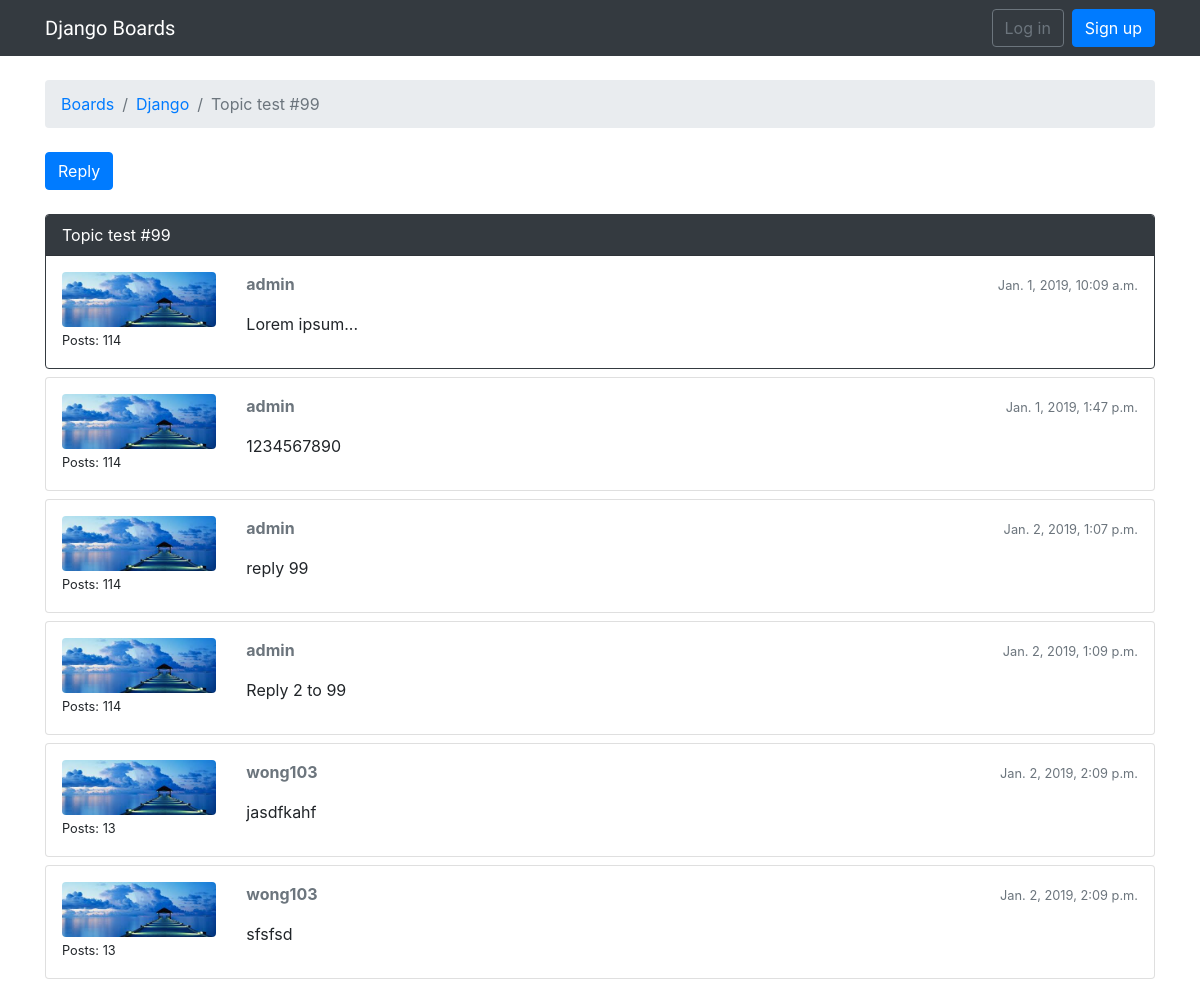
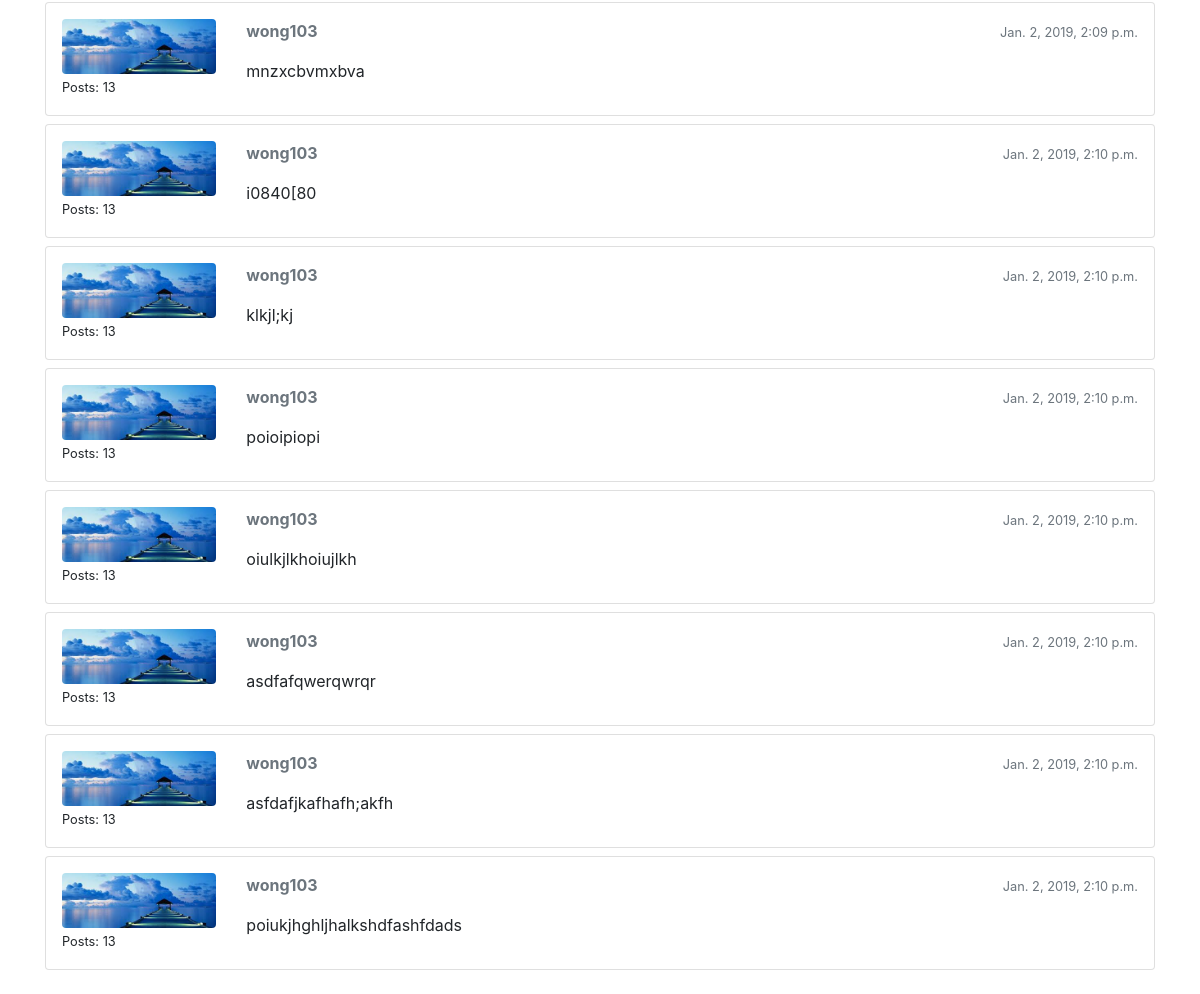
The page /boards/1/topics/108/ on the database its author committed (2 pictures, top to bottom).
### boards/models.py (models this page shows, shortened)
class Topic(models.Model):
    subject = models.CharField(max_length=255)
    last_updated = models.DateTimeField(auto_now_add=True)
    board = models.ForeignKey(Board, related_name='topics',on_delete=models.CASCADE)
    starter = models.ForeignKey(User, related_name='topics',on_delete=models.CASCADE)
    views = models.PositiveIntegerField(default=0)

class Board(models.Model):
    name = models.CharField(max_length=30, unique=True)
    description = models.CharField(max_length=100)

class Post(models.Model):
    message = models.TextField(max_length=4000)
    topic = models.ForeignKey(Topic, related_name='posts',on_delete=models.CASCADE)
    created_at = models.DateTimeField(auto_now_add=True)
    updated_at = models.DateTimeField(null=True)
    created_by = models.ForeignKey(User, related_name='posts',on_delete=models.CASCADE)
    updated_by = models.ForeignKey(User, null=True, related_name='+',on_delete=models.CASCADE)
    def get_message_as_markdown(self):
        return mark_safe(markdown(self.message, safe_mode='escape'))

### boards/views.py (the view)
# urls.py: url(r'^boards/(?P<pk>\d+)/topics/(?P<topic_pk>\d+)/$', views.PostListView.as_view(), name='topic_posts'),
class PostListView(ListView):
    model = Post
    context_object_name = 'posts'
    template_name = 'topic_posts.html'
    paginate_by = 20
    def get_context_data(self, **kwargs):
        session_key = 'viewed_topic_{}'.format(self.topic.pk)  # <-- here
        if not self.request.session.get(session_key, False):
            self.topic.views += 1
            self.topic.save()
            self.request.session[session_key] = True           # <-- until here
        kwargs['topic'] = self.topic
        return super().get_context_data(**kwargs)
    def get_queryset(self):
        self.topic = get_object_or_404(Topic, board__pk=self.kwargs.get('pk'), pk=self.kwargs.get('topic_pk'))
        queryset = self.topic.posts.order_by('created_at')
        return queryset

### templates/topic_posts.html (shortened to what this page needs)
{% extends 'base.html' %}
{% load static%}
{% block breadcrumb %}
  <li class="breadcrumb-item"><a href="{% url 'home' %}">Boards</a></li>
  <li class="breadcrumb-item"><a href="{% url 'board_topics' topic.board.pk %}">{{ topic.board.name }}</a></li>
  <li class="breadcrumb-item active">{{ topic.subject }}</li>
{% endblock %}
{% block content %}
  <div class="mb-4">
    <a href="{% url 'reply_topic' topic.board.pk topic.pk %}" class="btn btn-primary" role="button">Reply</a>
  </div>
  {% for post in posts %}
    <div id="{{ post.pk }}" class="card {% if forloop.last %}mb-4{% else %}mb-2{% endif %} {% if forloop.first %}border-dark{% endif %}">
      {% if forloop.first %}
        <div class="card-header text-white bg-dark py-2 px-3">{{ topic.subject }}</div>
      {% endif %}
      <div class="card-body p-3">
        <div class="row">
          <div class="col-2">
            <img src="{% static 'img/img1.jpg' %}" alt="{{ post.created_by.username }}" class="w-100 rounded">
            <small>Posts: {{ post.created_by.posts.count }}</small>
          </div>
          <div class="col-10">
            <div class="row mb-3">
              <div class="col-6">
                <strong class="text-muted">{{ post.created_by.username }}</strong>
              </div>
              <div class="col-6 text-right">
                <small class="text-muted">{{ post.created_at }}</small>
              </div>
            </div>
            {{ post.get_message_as_markdown }}
          </div>
        </div>
      </div>
    </div>
  {% endfor %}
{% endblock %}

### templates/base.html (shortened to what this page needs)
{% load static %}<!DOCTYPE html>
<html lang="en">
    <head>
        <link rel="stylesheet" href="{% static 'css/bootstrap.min.css' %}">
        <link rel="stylesheet" href="{% static 'css/app.css' %}">
    </head>
    <body>
    {% block body %}
        <nav class="navbar navbar-expand-sm navbar-dark bg-dark">
  <div class="container">
    <a class="navbar-brand" href="{% url 'home' %}">Django Boards</a>
    <div class="collapse navbar-collapse" id="mainMenu">
      {% if user.is_authenticated %}
        <ul class="navbar-nav ml-auto">
          <li class="nav-item dropdown">
            <a class="nav-link dropdown-toggle" href="#" id="userMenu" data-toggle="dropdown" aria-haspopup="true" aria-expanded="false">
              {{ user.username }}
            </a>
            <div class="dropdown-menu dropdown-menu-right" aria-labelledby="userMenu">
              <a class="dropdown-item" href="{% url 'my_account' %}">My account</a>
              <a class="dropdown-item" href="{% url 'password_change' %}">Change password</a>
              <div class="dropdown-divider"></div>
              <a class="dropdown-item" href="{% url 'logout' %}">Log out</a>
            </div>
          </li>
        </ul>
      {% else %}
        <form class="form-inline ml-auto">
          <a href="{% url 'login' %}" class="btn btn-outline-secondary">Log in</a>
          <a href="{% url 'signup' %}" class="btn btn-primary ml-2">Sign up</a>
        </form>
      {% endif %}
    </div>
  </div>
</nav>
        <div class="container">
            <ol class="breadcrumb my-4">
            {% block breadcrumb %}
            {% endblock %}
            </ol>
            {% block content %}
            {% endblock %}
        </div>
    {% endblock body %}
    </body>
</html>

### static/css/app.css (style rules this page uses)
.navbar-brand { font-family: 'Peralta', cursive; }

### rows shown on the page
Topic: board.name "Django", subject "Topic test #99"
Post: created_by.posts.count "114", created_by.username "admin", created_at "Jan. 1, 2019, 10:09 a.m.", get_message_as_markdown "Lorem ipsum..."
Post: created_by.posts.count "114", created_by.username "admin", created_at "Jan. 1, 2019, 1:47 p.m.", get_message_as_markdown "1234567890"
Post: created_by.posts.count "114", created_by.username "admin", created_at "Jan. 2, 2019, 1:07 p.m.", get_message_as_markdown "reply 99"
Post: created_by.posts.count "114", created_by.username "admin", created_at "Jan. 2, 2019, 1:09 p.m.", get_message_as_markdown "Reply 2 to 99"
Post: created_by.posts.count "13", created_by.username "wong103", created_at "Jan. 2, 2019, 2:09 p.m.", get_message_as_markdown "jasdfkahf"
Post: created_by.posts.count "13", created_by.username "wong103", created_at "Jan. 2, 2019, 2:09 p.m.", get_message_as_markdown "sfsfsd"
Post: created_by.posts.count "13", created_by.username "wong103", created_at "Jan. 2, 2019, 2:09 p.m.", get_message_as_markdown "mnzxcbvmxbva"
Post: created_by.posts.count "13", created_by.username "wong103", created_at "Jan. 2, 2019, 2:10 p.m.", get_message_as_markdown "i0840[80"
Post: created_by.posts.count "13", created_by.username "wong103", created_at "Jan. 2, 2019, 2:10 p.m.", get_message_as_markdown "klkjl;kj"
Post: created_by.posts.count "13", created_by.username "wong103", created_at "Jan. 2, 2019, 2:10 p.m.", get_message_as_markdown "poioipiopi"
Post: created_by.posts.count "13", created_by.username "wong103", created_at "Jan. 2, 2019, 2:10 p.m.", get_message_as_markdown "oiulkjlkhoiujlkh"
Post: created_by.posts.count "13", created_by.username "wong103", created_at "Jan. 2, 2019, 2:10 p.m.", get_message_as_markdown "asdfafqwerqwrqr"
Post: created_by.posts.count "13", created_by.username "wong103", created_at "Jan. 2, 2019, 2:10 p.m.", get_message_as_markdown "asfdafjkafhafh;akfh"
Post: created_by.posts.count "13", created_by.username "wong103", created_at "Jan. 2, 2019, 2:10 p.m.", get_message_as_markdown "poiukjhghljhalkshdfashfdads"
